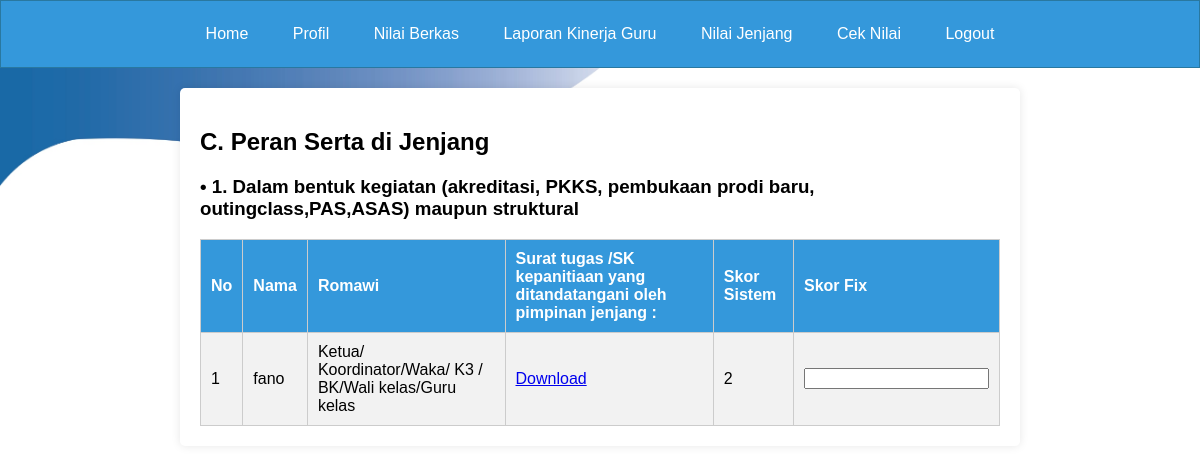
The app's page /page_beri_nilai_guru4c.php with its own data.
### tables this page shows
CREATE TABLE `tabel_p_pendidikan2` (
  `id_penilaian` int(11) NOT NULL,
  `id` int(11) DEFAULT NULL,
  `nama` varchar(255) DEFAULT NULL,
  `ia1` varchar(255) DEFAULT NULL,
  `poinia1` int(11) DEFAULT NULL,
  `apoinia1` int(11) NOT NULL,
  `berkasia1` longblob DEFAULT NULL,
  `berkasia11` longblob DEFAULT NULL,
  `berkasia111` longblob DEFAULT NULL,
  `iab1` varchar(255) DEFAULT NULL,
  `poiniab1` int(11) DEFAULT NULL,
  `apoiniab1` int(11) DEFAULT NULL,
  `berkasiab1` longblob DEFAULT NULL,
  `berkasiab11` longblob DEFAULT NULL,
  `berkasiab111` longblob DEFAULT NULL,
  `iac1` varchar(255) DEFAULT NULL,
  `poiniac1` int(11) DEFAULT NULL,
  `apoiniac1` int(11) DEFAULT NULL,
  `berkasiac1` longblob DEFAULT NULL,
  `berkasiac11` longblob DEFAULT NULL,
  `berkasiac111` longblob DEFAULT NULL,
  `ia2` varchar(255) DEFAULT NULL,
  `poinia2` int(11) DEFAULT NULL,
  `apoinia2` int(11) DEFAULT NULL,
  `berkasia2` longblob DEFAULT NULL,
  `berkasia22` longblob DEFAULT NULL,
  `berkasia222` longblob DEFAULT NULL,
  `ib1` varchar(255) DEFAULT NULL,
  `poinib1` int(11) DEFAULT NULL,
  `apoinib1` int(11) DEFAULT NULL,
  `berkasib1` longblob DEFAULT NULL,
  `berkasib11` longblob DEFAULT NULL,
  `berkasib111` longblob DEFAULT NULL,
  `ib2` varchar(255) DEFAULT NULL,
  `poinib2` int(11) DEFAULT NULL,
  `apoinib2` int(11) DEFAULT NULL,
  `berkasib2` longblob DEFAULT NULL,
  `berkasib22` longblob DEFAULT NULL,
  `berkasib222` longblob DEFAULT NULL,
  `ib3` varchar(255) DEFAULT NULL,
  `poinib3` int(11) DEFAULT NULL,
  `apoinib3` int(11) DEFAULT NULL,
  `berkasib3` longblob DEFAULT NULL,
  `berkasib33` longblob DEFAULT NULL,
  `berkasib333` longblob DEFAULT NULL,
  `ib4` varchar(255) DEFAULT NULL,
  `poinib4` int(11) DEFAULT NULL,
  `apoinib4` int(11) DEFAULT NULL,
  `berkasib4` longblob DEFAULT NULL,
  `berkasib44` longblob DEFAULT NULL,
  `berkasib444` longblob DEFAULT NULL,
  `ib5` varchar(255) DEFAULT NULL,
  `poinib5` int(11) DEFAULT NULL,
  `apoinib5` int(11) DEFAULT NULL,
  `berkasib5` longblob DEFAULT NULL,
  `berkasib55` longblob DEFAULT NULL,
  `berkasib555` longblob DEFAULT NULL,
  `ib6` varchar(255) DEFAULT NULL,
  `poinib6` int(11) DEFAULT NULL,
  `apoinib6` int(11) DEFAULT NULL,
  `berkasib6` longblob DEFAULT NULL,
  `berkasib66` longblob DEFAULT NULL,
  `berkasib666` longblob DEFAULT NULL,
  `ic1` varchar(255) DEFAULT NULL,
  `poinic1` int(11) DEFAULT NULL,
  `apoinic1` int(11) DEFAULT NULL,
  `berkasic1` longblob DEFAULT NULL,
  `berkasic11` longblob DEFAULT NULL,
  `berkasic111` longblob DEFAULT NULL,
  `berkasic1111` longblob DEFAULT NULL,
  `berkasic11111` longblob DEFAULT NULL,
  `ic2` varchar(255) DEFAULT NULL,
  `poinic2` int(11) DEFAULT NULL,
  `apoinic2` longblob DEFAULT NULL,
  `berkasic2` longblob DEFAULT NULL,
  `icb2` varchar(255) DEFAULT NULL,
  `poinicb2` int(11) DEFAULT NULL,
  `apoinicb2` int(11) DEFAULT NULL,
  `berkasicb2` longblob DEFAULT NULL,
  `icc2` varchar(255) DEFAULT NULL,
  `poinicc2` int(11) DEFAULT NULL,
  `apoinicc2` int(11) DEFAULT NULL,
  `berkasicc2` longblob DEFAULT NULL,
  `icd2` varchar(255) DEFAULT NULL,
  `poinicd2` int(11) DEFAULT NULL,
  `apoinicd2` int(11) DEFAULT NULL,
  `berkasicd2` longblob DEFAULT NULL,
  `id1` varchar(255) DEFAULT NULL,
  `poinid1` int(11) DEFAULT NULL,
  `apoinid1` int(11) DEFAULT NULL,
  `berkasid1` longblob DEFAULT NULL,
  `berkasid11` longblob DEFAULT NULL,
  `berkasid111` longblob NOT NULL,
  `ie1` varchar(255) DEFAULT NULL,
  `poinie1` int(11) DEFAULT NULL,
  `apoinie1` int(11) DEFAULT NULL,
  `berkasie1` longblob DEFAULT NULL,
  `berkasie11` longblob DEFAULT NULL,
  `berkasie111` longblob DEFAULT NULL,
  `ie2` varchar(255) DEFAULT NULL,
  `poinie2` int(11) DEFAULT NULL,
  `apoinie2` int(11) DEFAULT NULL,
  `berkasie2` longblob DEFAULT NULL,
  `berkasie22` longblob DEFAULT NULL,
  `iia1` varchar(255) DEFAULT NULL,
  `poiniia1` int(11) DEFAULT NULL,
  `apoiniia1` int(11) DEFAULT NULL,
  `berkasiia1` longblob DEFAULT NULL,
  `berkasiia11` longblob DEFAULT NULL,
  `berkasiia111` longblob DEFAULT NULL,
  `iia2` varchar(255) DEFAULT NULL,
  `poiniia2` int(11) DEFAULT NULL,
  `apoiniia2` int(11) DEFAULT NULL,
  `berkasiia2` longblob DEFAULT NULL,
  `berkasiia22` longblob DEFAULT NULL,
  `berkasiia222` longblob DEFAULT NULL,
  `iiab2` varchar(255) DEFAULT NULL,
  `poiniiab2` int(11) DEFAULT NULL,
  `apoiniiab2` int(11) DEFAULT NULL,
  `berkasiiab2` longblob DEFAULT NULL,
  `berkasiiab22` longblob DEFAULT NULL,
  `berkasiiab222` longblob DEFAULT NULL,
  `berkasiiab2222` longblob DEFAULT NULL,
  `iib1` varchar(255) DEFAULT NULL,
  `poiniib1` int(11) DEFAULT NULL,
  `apoiniib1` int(11) DEFAULT NULL,
  `berkasiib1` longblob DEFAULT NULL,
  `berkasiib11` longblob DEFAULT NULL,
  `berkasiib111` longblob DEFAULT NULL,
  `iib2` varchar(255) DEFAULT NULL,
  `poiniib2` int(11) DEFAULT NULL,
  `apoiniib2` int(11) DEFAULT NULL,
  `berkasiib2` longblob DEFAULT NULL,
  `berkasiib22` longblob DEFAULT NULL,
  `berkasiib222` longblob DEFAULT NULL,
  `iib3` varchar(255) DEFAULT NULL,
  `poiniib3` int(11) DEFAULT NULL,
  `apoiniib3` int(11) DEFAULT NULL,
  `berkasiib3` longblob DEFAULT NULL,
  `berkasiib33` longblob DEFAULT NULL,
  `berkasiib333` longblob DEFAULT NULL,
  `iiba3` varchar(255) DEFAULT NULL,
  `poiniiba3` int(11) DEFAULT NULL,
  `apoiniiba3` int(11) DEFAULT NULL,
  `berkasiiba3` longblob DEFAULT NULL,
  `berkasiiba33` longblob DEFAULT NULL,
  `berkasiiba333` longblob DEFAULT NULL,
  `berkasiiba3333` longblob DEFAULT NULL,
  `iib4` varchar(255) DEFAULT NULL,
  `poiniib4` int(11) DEFAULT NULL,
  `apoiniib4` int(11) DEFAULT NULL,
  `berkasiib4` longblob DEFAULT NULL,
  `berkasiib44` longblob DEFAULT NULL,
  `berkasiib444` longblob DEFAULT NULL,
  `iibb4` varchar(255) DEFAULT NULL,
  `poiniibb4` int(11) DEFAULT NULL,
  `apoiniibb4` int(11) DEFAULT NULL,
  `berkasiibb4` longblob DEFAULT NULL,
  `berkasiibb44` longblob DEFAULT NULL,
  `berkasiibb444` longblob DEFAULT NULL,
  `iibc4` varchar(255) DEFAULT NULL,
  `poiniibc4` int(11) DEFAULT NULL,
  `apoiniibc4` int(11) DEFAULT NULL,
  `berkasiibc4` longblob DEFAULT NULL,
  `berkasiibc44` longblob DEFAULT NULL,
  `berkasiibc444` longblob DEFAULT NULL,
  `iiia1` varchar(255) DEFAULT NULL,
  `poiniiia1` int(11) DEFAULT NULL,
  `apoiniiia1` int(11) DEFAULT NULL,
  `berkasiiia1` longblob DEFAULT NULL,
  `berkasiiia11` longblob DEFAULT NULL,
  `berkasiiia111` longblob DEFAULT NULL,
  `iiib1` varchar(255) DEFAULT NULL,
  `poiniiib1` int(11) DEFAULT NULL,
  `apoiniiib1` int(11) DEFAULT NULL,
  `berkasiiib1` longblob DEFAULT NULL,
  `berkasiiib11` longblob DEFAULT NULL,
  `berkasiiib111` longblob DEFAULT NULL,
  `berkasiiib1111` longblob DEFAULT NULL,
  `berkasiiib11111` longblob DEFAULT NULL,
  `iiic1` varchar(255) DEFAULT NULL,
  `poiniiic1` int(11) DEFAULT NULL,
  `apoiniiic1` int(11) DEFAULT NULL,
  `berkasiiic1` longblob DEFAULT NULL,
  `berkasiiic11` longblob DEFAULT NULL,
  `berkasiiic111` longblob DEFAULT NULL,
  `berkasiiic1111` longblob DEFAULT NULL,
  `berkasiiic11111` longblob DEFAULT NULL,
  `iva1` varchar(255) DEFAULT NULL,
  `poiniva1` int(11) DEFAULT NULL,
  `apoiniva1` int(11) DEFAULT NULL,
  `berkasiva1` longblob DEFAULT NULL,
  `berkasiva11` longblob DEFAULT NULL,
  `berkasiva111` longblob DEFAULT NULL,
  `ivb1` varchar(255) DEFAULT NULL,
  `poinivb1` int(11) DEFAULT NULL,
  `apoinivb1` int(11) DEFAULT NULL,
  `berkasivb1` longblob DEFAULT NULL,
  `berkasivb11` longblob DEFAULT NULL,
  `berkasivb111` longblob DEFAULT NULL,
  `ivc1` varchar(255) DEFAULT NULL,
  `poinivc1` int(11) DEFAULT NULL,
  `apoinivc1` int(11) DEFAULT NULL,
  `berkasivc1` longblob DEFAULT NULL,
  `berkasivc11` longblob DEFAULT NULL,
  `berkasivc111` longblob DEFAULT NULL,
  `ivd1` varchar(255) DEFAULT NULL,
  `poinivd1` int(11) DEFAULT NULL,
  `apoinivd1` int(11) DEFAULT NULL,
  `berkasivd1` longblob DEFAULT NULL,
  `berkasivd11` longblob DEFAULT NULL,
  `berkasivd111` longblob DEFAULT NULL,
  `ive1` varchar(255) DEFAULT NULL,
  `poinive1` int(11) DEFAULT NULL,
  `apoinive1` int(11) DEFAULT NULL,
  `berkasive1` longblob DEFAULT NULL,
  `berkasive11` longblob DEFAULT NULL,
  `berkasive111` longblob DEFAULT NULL,
  `ivea1` varchar(255) DEFAULT NULL,
  `poinivea1` int(11) DEFAULT NULL,
  `apoinivea1` int(11) DEFAULT NULL,
  `berkasivea1` longblob DEFAULT NULL,
  `ive2` varchar(255) DEFAULT NULL,
  `poinive2` int(11) DEFAULT NULL,
  `apoinive2` int(11) DEFAULT NULL,
  `berkasive2` longblob DEFAULT NULL,
  `berkasive22` longblob DEFAULT NULL,
  `berkasive222` longblob DEFAULT NULL,
  `tahun_penilaian` varchar(4) DEFAULT NULL,
  `nilai` int(10) DEFAULT NULL,
  `nilaivalidasi` int(15) NOT NULL,
  `validasi` varchar(20) DEFAULT NULL,
  `Aktivasi` int(10) NOT NULL,
  `TIMESTAMP` timestamp NOT NULL DEFAULT '2024-06-03 16:59:59'
);

### page_beri_nilai_guru4c.php (the view, shortened to what this page needs)
<?php
include "koneksi.php";
$tahun_ini = date("Y");
?>
<!DOCTYPE html>
<html lang="en">
<head>
</head>
<body>
    <div class="navbar-pendidikan" id="navbar-guru">
        <a href="page_pendidikan.php">Home</a>
        <a href="page_profil_pendidikan.php">Profil</a>
        <a href="page_beri_nilai_pendidikan.php">Nilai Berkas</a>
        <a href="page_laporan_kinerja_guru_pendidikan.php">Laporan Kinerja Guru</a>
        <a href="page_jenjang_pendidikan.php">Nilai Jenjang</a>
        <a href="page_nilaisemua_pendidikan.php">Cek Nilai</a>
        <a href="logout.php">Logout</a>
    </div>
    <div class="container">
        <h2>C. Peran Serta di Jenjang</h2>
        <h3>• 1. Dalam bentuk kegiatan (akreditasi, PKKS, pembukaan prodi baru, outingclass,PAS,ASAS) maupun struktural</h3>
        <table>
            <tr>
                <th>No</th>
                <th>Nama</th>
                <th>Romawi</th>
                <th>Surat tugas /SK kepanitiaan yang ditandatangani oleh pimpinan jenjang :</th>
                <th>Skor Sistem</th>
                <th>Skor Fix</th>
            </tr>
            <?php
            $no = 1;
            $query_ia = mysqli_query($koneksi, "SELECT * FROM tabel_p_pendidikan2 WHERE tahun_penilaian = '$tahun_ini'");
            while ($row = mysqli_fetch_array($query_ia)) {
                $file_berkasiaa = $row['berkasivc1'];
            ?>
                <tr>
                    <td><?php echo $no++; ?></td>
                    <td><?php echo $row['nama']; ?></td>
                    <td><?php echo $row['ivc1']; ?></td>
                    <td>
                        <?php if (!empty($file_berkasiaa)) { ?>
                            <a href="uploads/<?php echo $file_berkasiaa; ?>" target="_blank">Download</a>
                        <?php } else {
                            echo "Tidak ada file";
                        } ?>
                    </td>
                    <td><?php echo $row['poinivc1']; ?></td>
                    <td>
                        <input type="text" class="editable-ivc1" data-id="<?php echo $row['id']; ?>" value="<?php echo $row['apoinivc1']; ?>">
                    </td>
                </tr>
            <?php } ?>
        </table>
    </div>
</body>
</html>

### page_beri_nilai_guru4c.php (style rules this page uses)
html, body { height: 100%; margin: 0; padding: 0; background: url('bgnusput.jpg') no-repeat center center fixed; background-size: 100% 100%; background-position: center center; font-family: Arial, sans-serif; }
.navbar-pendidikan { background-color: #3498db; border: 1px solid #2978a0; padding: 10px 0; text-align: center; }
.navbar-pendidikan a { display: inline-block; color: white; padding: 14px 10px; text-decoration: none; margin: 0 10px; border-radius: 5px; transition: background-color 0.3s; }
.container { background-color: #fff; max-width: 800px; margin: 20px auto; padding: 20px; border-radius: 5px; box-shadow: 0 0 10px rgba(0, 0, 0, 0.1); }
table { width: 100%; border-collapse: collapse; }
table, th, td { border: 1px solid #ccc; }
th, td { padding: 10px; text-align: left; }
th { background-color: #3498db; color: #fff; }
tr:nth-child(even) { background-color: #f2f2f2; }

### records on screen
tabel_p_pendidikan2: nama "fano", ivc1 "Ketua/ Koordinator/Waka/ K3 / BK/Wali kelas/Guru kelas", poinivc1 "2"
